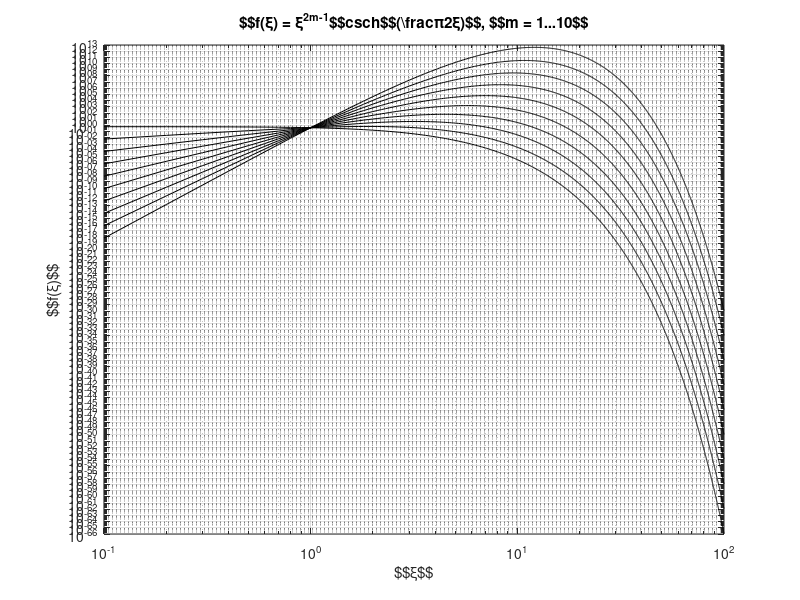

Reproduce this figure in MATLAB. (Note: this script raises an error after producing the figure.)
function VisualizeModifiedExpansionIntegrands()

big_m = 10;

dxi = 0.1;
xi = dxi:dxi:100;

% Visualize the integrands
figure;
for m = 1:big_m
    integrand = xi.^(2*m-1).*csch(xi*pi/2);
    loglog(xi, integrand, 'k');
    hold on;
end

grid on;
grid minor;
xlabel('$$\xi$$');
ylabel('$$f(\xi)$$')
title('$$f(\xi) = \xi^{2m-1}$$csch$$(\frac{\pi}{2}\xi)$$, $$m = 1...10$$');
saveas(gcf, './Images/CschIntegrals.png');

dxi = 0.01;
xi = 0.000001:dxi:30;

% Visualize the integrals
figure;
for m = 1:10
    integrand = xi.^(2*m-1).*csch(xi*pi/2);
    cumsum_integral = cumsum(integrand)*dxi;
    integral = (2^(2*m) - 1)/(2*m)*2^(2*m)*abs(bernoulli(2*m));
    fraction_captured = cumsum_integral/integral;
    plot(xi, fraction_captured, 'k');
    hold on;
end

grid on;
grid minor;
xlabel('$$u$$');
ylabel('$$\kappa(u)$$')
title('$$\frac{\int_0^u \! f(\xi) \, \mathrm{d}x}{\int_0^\infty \! f(\xi)\, \mathrm{d}x}$$, $$f(\xi) = \xi^{2m-1}\mathrm{csch}(\frac{\pi}{2}\xi)$$, $$m = 1...10$$');
saveas(gcf, './Images/FractionOfIntegrals.png');

end
